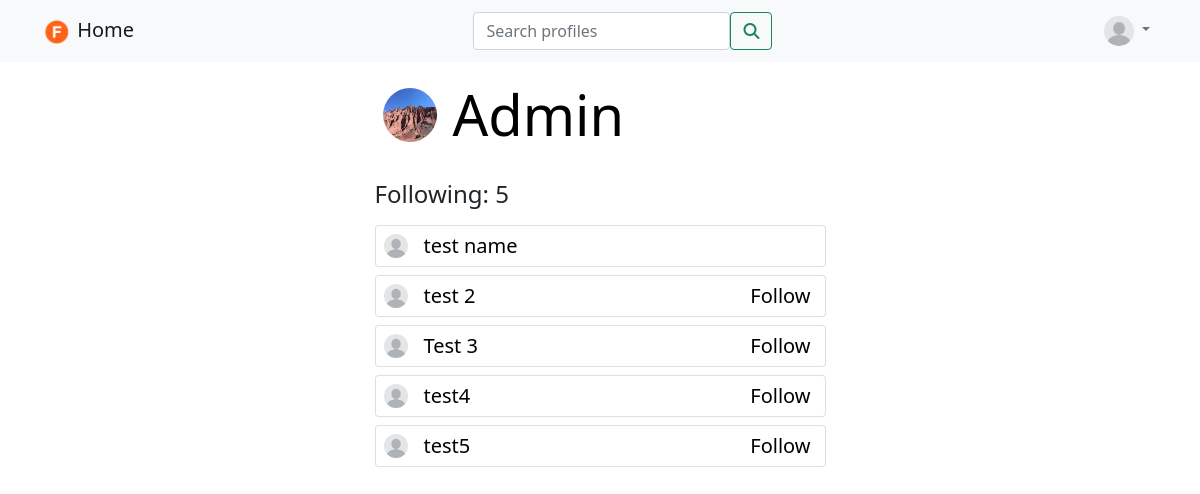
The app's page /profile/1/following (signed in) with its own data.
### main/models.py (models this page shows, shortened)
class UserProfile(models.Model):
    user = models.OneToOneField(User, related_name='profile', on_delete=models.CASCADE)
    name =models.CharField(max_length=100, blank=True, null=True)
    image = models.ImageField(upload_to='media/uploads/profile_pictures', default='media/uploads/profile_pictures/default_profile_picture.jpeg', blank=True)
    bio = models.TextField(blank=True, null=True)
    birthday = models.DateField(blank=True, null=True)
    followers = models.ManyToManyField(User, blank=True, related_name='followers')
    following = models.ManyToManyField(User, blank=True, related_name='following')

### main/views.py (the view)
# urls.py: path('profile/<int:pk>/following', FollowingView.as_view(), name='following'),
class FollowingView(LoginRequiredMixin, View):
    def get(self, request, pk, *args, **kwargs):
        profile = UserProfile.objects.get(pk=pk)
        following = profile.following.all
        context = {
            'profile': profile,
            'following': following
        }
        return render(request, 'main/following.html', context)

### main/templates/main/following.html (shortened to what this page needs)
{%extends 'main/base_main.html'%}
{%load crispy_forms_tags%}
{%block content%}
<div class="container">
    <div class="row justify-content-center">
        <div class="col-lg-5 col-md-6 col-sm-12">
            <a class="text-decoration-none" style="color:black" href="{% url 'profile_view' profile.pk %}">
                <div class="d-inline-flex align-items-center">
                    <img class="rounded-circle p-2" width="70" height="70" src=" {{profile.image.url}} "><span class="display-4 px-2">{{profile.name}}</span>
                </div>
            </a>
            <br></br>
            <h4 class="mb-3">Following: {{profile.following.all.count}}</h4>
            {%for followed in following%}
                <div class="card my-2">
                <div class="d-flex justify-content-between">
                    <a class="text-decoration-none d-inline-flex" style="color:black" href="{% url 'profile_view' followed.profile.pk %}">
                        <div class="d-inline-flex align-items-center">
                            <img class="rounded-circle p-2" width="40" height="40" src=" {{followed.profile.image.url}} "><span class="lead px-2">{{followed.profile.name}}</span>
                        </div>
                    </a>
                    <div class="d-inline-flex align-items-center">
                        <form method="POST" action="{% url 'follow' followed.profile.pk %}">
                            <button style="background-color: transparent; border: none; box-shadow: none;" type="submit">
                            {%if request.user != followed%}
                                {%if request.user in followed.profile.followers.all%}
                                    <span class="lead px-2">Unfollow</span>
                                {%else%}
                                    <span class="lead px-2">Follow</span>
                                {%endif%}
                            {%endif%}
                            </button>
                        </form>
                    </div>
                </div>
                </div>
            {%endfor%}
        </div>
    </div>
</div>
{%endblock%}

### main/templates/main/base_main.html (shortened to what this page needs)
{% load static %}
<!doctype html>
<html lang="en">
  <head>
    <link href="https://cdn.jsdelivr.net/npm/bootstrap@5.0.1/dist/css/bootstrap.min.css" rel="stylesheet">
    <link rel="stylesheet" href="{% static 'CSS/style.css'%}">
  </head>
  <body>
        <nav class="navbar fixed-top navbar-expand navbar-light bg-light">
            <div class="container">
                <a href="{% url 'home' %}" class="navbar-brand">
                    <img src="{% static 'images/logo.png'%}" width="30" height="30">
                    Home
                </a>
                <form method="GET" action="{% url 'profile_search' %}" class="d-flex m-auto">
                    <input type="text" class="form-control" placeholder="Search profiles" name="query" value="{{request.GET.query}}">
                    <button type="submit" class="btn btn-outline-success"><i class="fas fa-search"></i></button>
                </form>
                <ul class="navbar-nav">
                    <li class="nav-item dropdown ">
                        <a href="#" class="nav-link dropdown-toggle" id="navbarDropdown" role="button" data-bs-toggle="dropdown" aria-expanded="false">
                            <img src="{{request.user.profile.image.url}}" class="rounded-circle" width="30" height="30">
                        </a>
                    </li>
                </ul>
            </div>
        </nav>
        {%block content%}
        {%endblock%}
  </body>
</html>

### records on screen
UserProfile: image (picture), name "Admin", following.all.count "5"

### other values on screen
{{ followed.profile.name }} "test name"
{{ followed.profile.name }} "test 2"
{{ followed.profile.name }} "Test 3"
{{ followed.profile.name }} "test4"
{{ followed.profile.name }} "test5"
